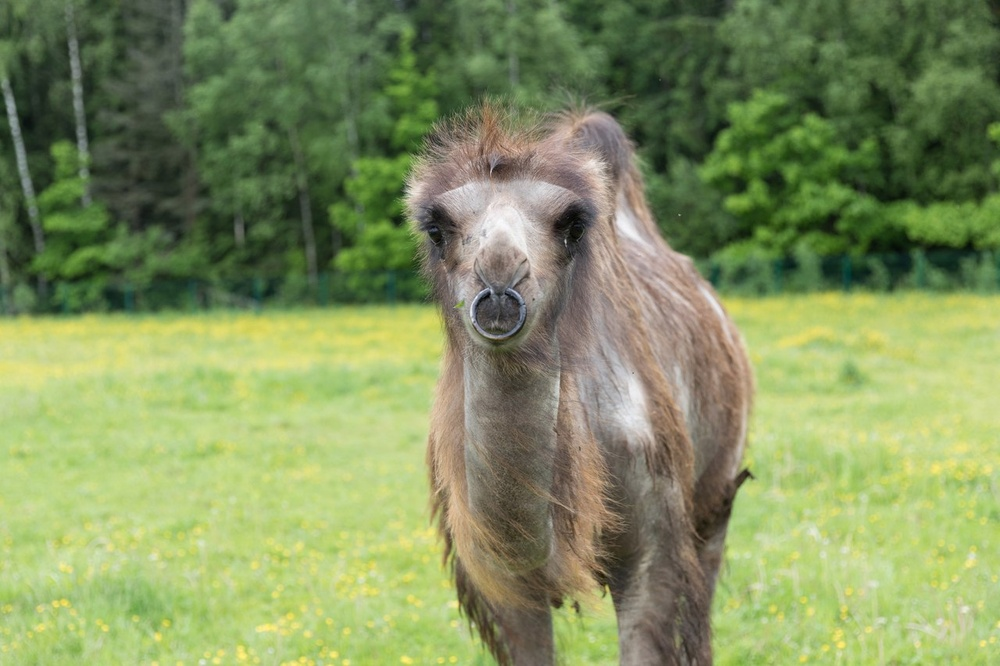
#> input picture day 2/camel.jpg, 1000 x 666 px, shrunk from 1280 x 853 before the run
$ python strange_filter.py
#> lines starting #> are read from the running program, lines starting #| are printed output that depends on the picture
import random
from PIL import Image, ImageFilter

im = Image.open('camel.jpg').convert('RGBA') # открываем файл
pixels = im.load() # получаем матрицу пикселей

width = im.width
#> width = 1000
height = im.height
#> height = 666

for i in range(width):
    for j in range(height//2):
        r, g, b, a = pixels[i, j]
        av = (r + b + g) // 3
        if av<128:
            pixels[i, j] = (0, 0, 0, a)
        else:
            pixels[i, j] = (255, 255, 255, a)

for i in range(width):
    for j in range(height//2, height):
        r, g, b, a = pixels[i, j]
        av = (r + b + g) // 3
        if av<128:
            pixels[i, j] = (0, 0, 0, a)
        else:
            pixels[i, j] = (20, 20, 255, a)

for i in range(width//2, width):
    for j in range(height):
        r, g, b, a = pixels[i, j]
        r = min(r+100,255)
        pixels[i ,j] = (r, g, b, a)

box = (width//6, height//6, 5*width//6, 5*height//6)
#> box = (166, 111, 833, 555)
center_im = im.crop(box)
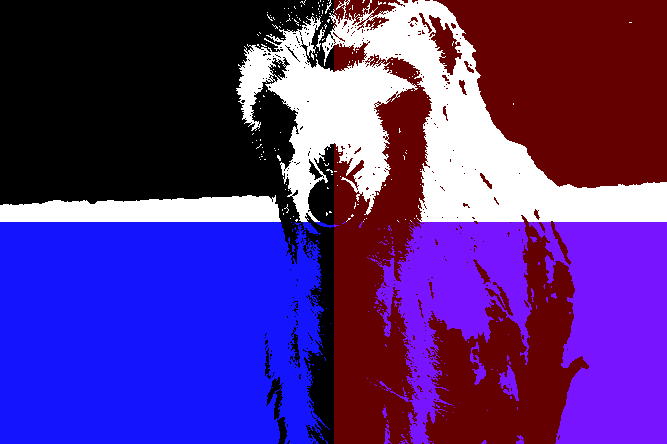
#> center_im: PIL image 667x444 RGBA; mean R, G, B, A 85.9, 46, 132.1, 255
im = im.filter(ImageFilter.EMBOSS)
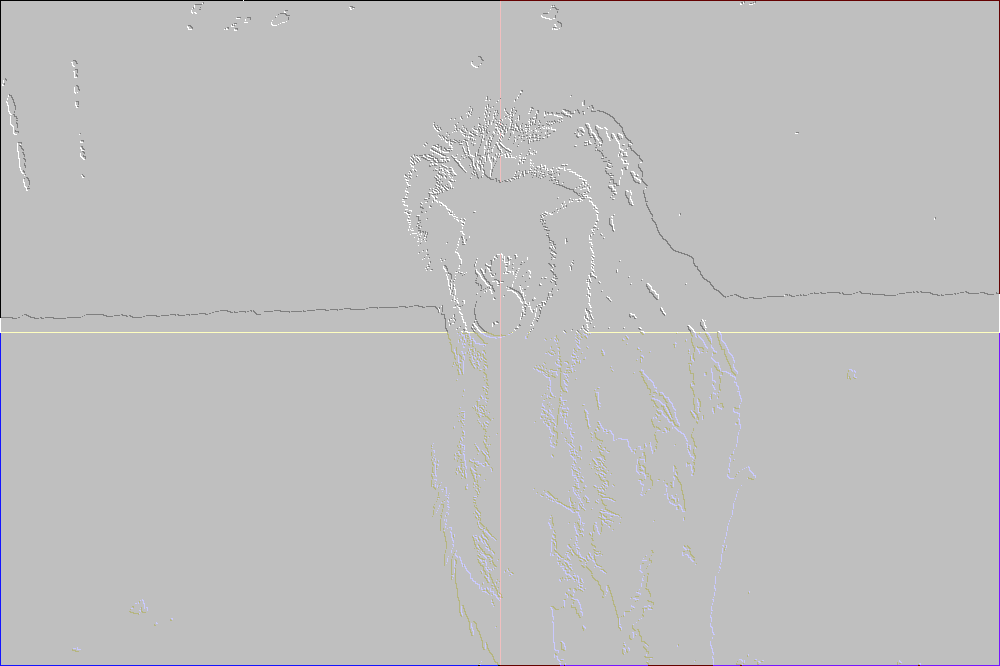
#> im: PIL image 1000x666 RGBA; mean R, G, B, A 127.8, 127.4, 127.8, 128.6; transparent parts drawn white
im.paste(center_im, box, center_im)
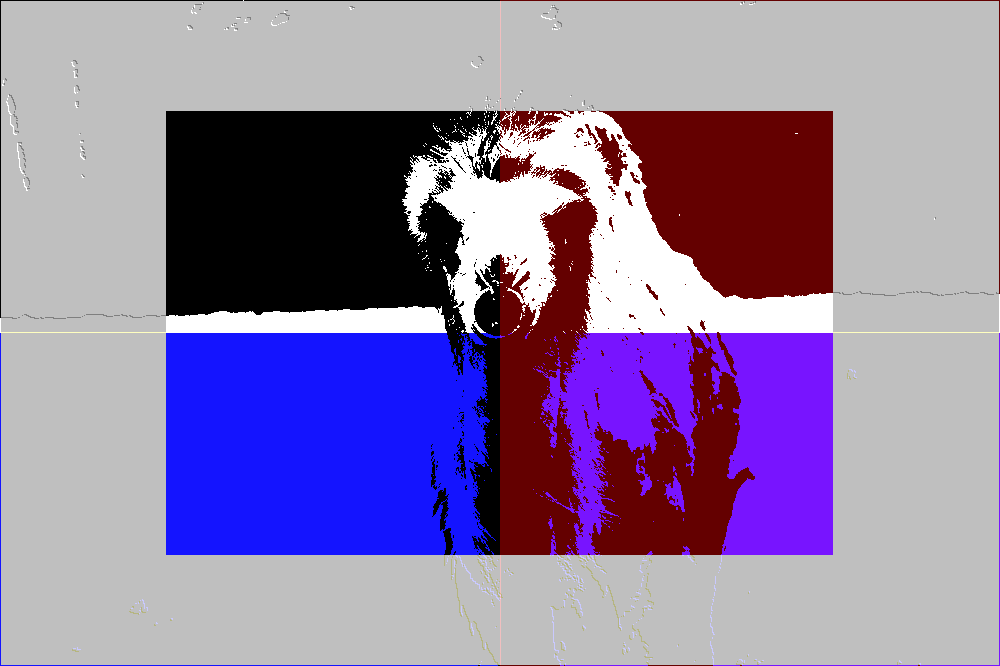
#> im: PIL image 1000x666 RGBA; mean R, G, B, A 109, 91, 129.7, 185.1; transparent parts drawn white


im.show()

$ run again, with day 2/animal.jpg copied over day 2/camel.jpg
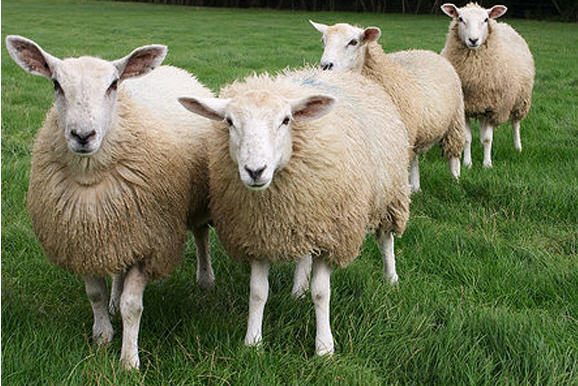
#> input picture day 2/animal.jpg, 578 x 386 px
#> `center_im = im.crop(box)`:
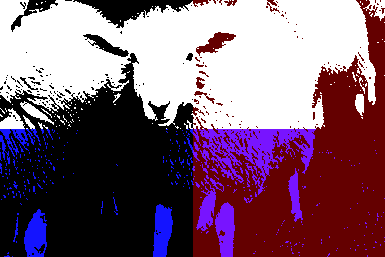
#> center_im: PIL image 385x257 RGBA; mean R, G, B, A 126, 95.6, 114.4, 255
#> `im.paste(center_im, box, center_im)`:
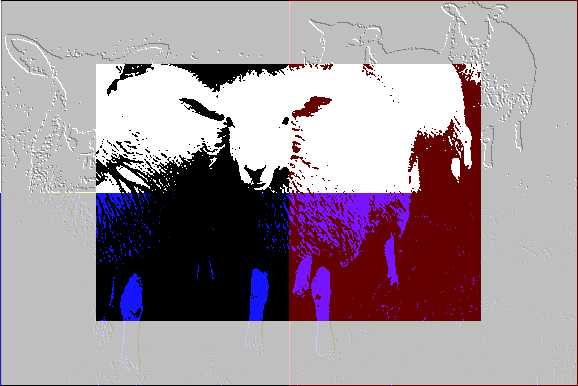
#> im: PIL image 578x386 RGBA; mean R, G, B, A 126.6, 112.6, 121.1, 185.4; transparent parts drawn white
